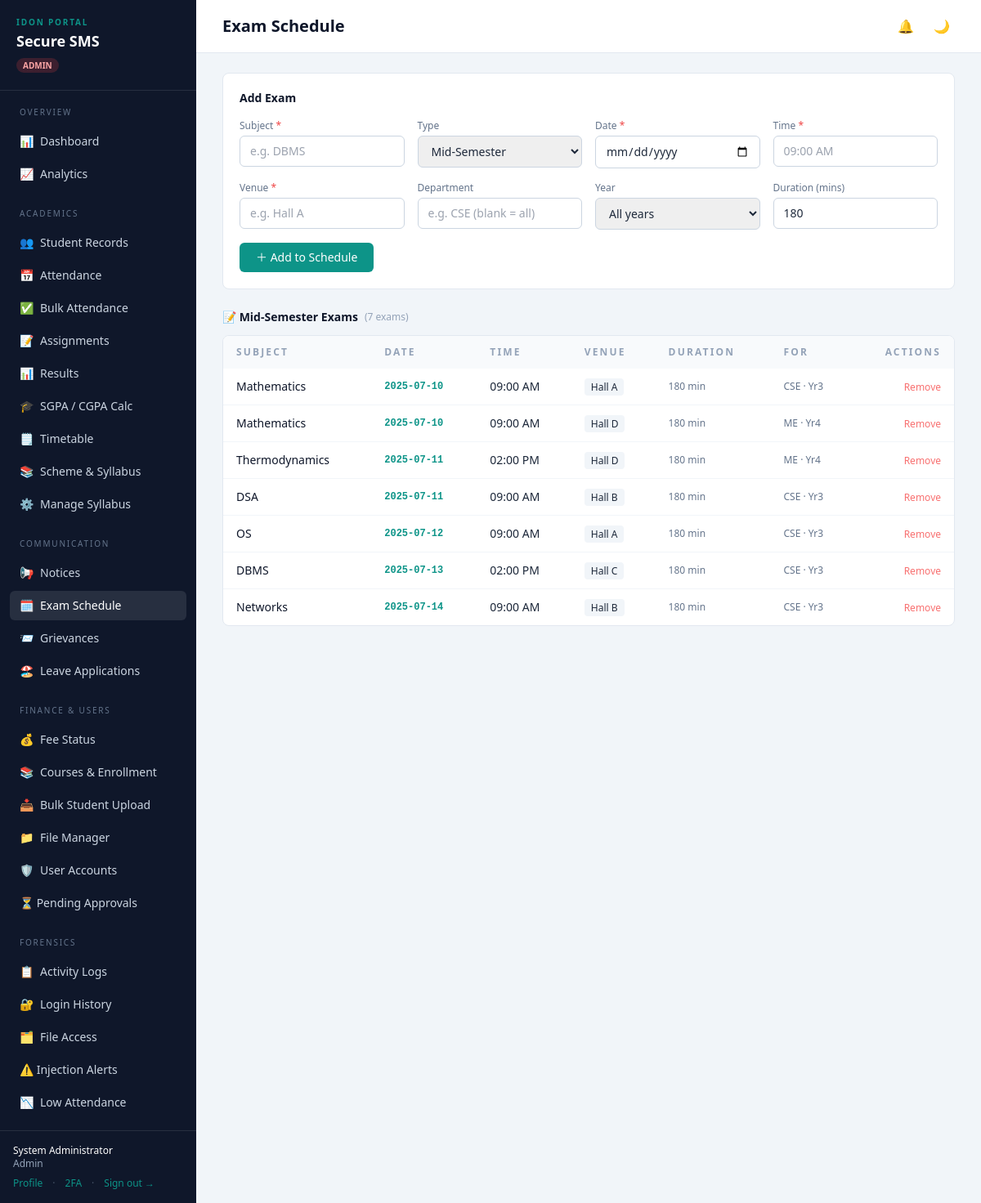
The page /exams (signed in) on the database its author committed.
### tables this page shows
CREATE TABLE users (
    id              INTEGER PRIMARY KEY AUTOINCREMENT,
    username        TEXT UNIQUE NOT NULL,
    email           TEXT UNIQUE NOT NULL,
    password_hash   TEXT NOT NULL,
    role            TEXT NOT NULL CHECK(role IN ('admin','faculty','student')),
    full_name       TEXT NOT NULL,
    contact_no      TEXT,
    branch          TEXT,
    university      TEXT,
    year            INTEGER,
    profile_complete INTEGER NOT NULL DEFAULT 0,
    is_active       INTEGER NOT NULL DEFAULT 1,
    created_at      DATETIME DEFAULT CURRENT_TIMESTAMP
, address TEXT, dob TEXT, guardian_name TEXT, emergency_contact TEXT, totp_secret TEXT, totp_enabled INTEGER DEFAULT 0, status TEXT DEFAULT 'active');

CREATE TABLE exam_schedule (
    id            INTEGER PRIMARY KEY AUTOINCREMENT,
    subject       TEXT NOT NULL,
    exam_type     TEXT NOT NULL DEFAULT 'midterm',
    exam_date     TEXT NOT NULL,
    exam_time     TEXT NOT NULL,
    venue         TEXT NOT NULL,
    department    TEXT,
    year          INTEGER,
    duration_mins INTEGER DEFAULT 180,
    created_by    INTEGER REFERENCES users(id),
    created_at    DATETIME DEFAULT CURRENT_TIMESTAMP
);

### app.py (the view)
@app.route("/exams")
@login_required
def exam_schedule():
    u = current_user()
    if u["role"] == "student":
        user_db = query_one("SELECT branch, year FROM users WHERE id = ?", (u["id"],))
        rows = query_all(
            "SELECT e.*, us.full_name created_by_name FROM exam_schedule e "
            "LEFT JOIN users us ON e.created_by = us.id "
            "WHERE (e.department IS NULL OR e.department = '' OR e.department = ?) "
            "  AND (e.year IS NULL OR e.year = 0 OR e.year = ?) "
            "ORDER BY e.exam_date ASC, e.exam_time ASC",
            (user_db["branch"] or "", user_db["year"] or 0)
        )
    else:
        rows = query_all(
            "SELECT e.*, us.full_name created_by_name FROM exam_schedule e "
            "LEFT JOIN users us ON e.created_by = us.id "
            "ORDER BY e.exam_date ASC, e.exam_time ASC"
        )
    fz.log_activity(request, u, "view", "exam_schedule")
    return render_template("exam_schedule.html", exams=rows)

### templates/exam_schedule.html (shortened to what this page needs)
{% extends "base.html" %}
{% block heading %}Exam Schedule{% endblock %}
{% block content %}
{% if user.role in ('admin','faculty') %}
<div class="bg-white rounded-lg border border-slate-200 p-5 mb-6">
  <h2 class="text-sm font-semibold text-ink mb-4">Add Exam</h2>
  <form method="post" action="{{ url_for('exam_create') }}" class="grid grid-cols-2 lg:grid-cols-4 gap-4">
    <div>
      <label class="block text-xs font-medium text-slate-500 mb-1">Subject <span class="text-red-500">*</span></label>
      <input name="subject" required placeholder="e.g. DBMS"
             class="w-full rounded-md border border-slate-300 px-3 py-2 text-sm focus:border-signal focus:ring-1 focus:ring-signal outline-none">
    </div>
    <div>
      <label class="block text-xs font-medium text-slate-500 mb-1">Type</label>
      <select name="exam_type" class="w-full rounded-md border border-slate-300 px-3 py-2 text-sm focus:border-signal outline-none">
        <option value="midterm">Mid-Semester</option>
      </select>
    </div>
    <div>
      <label class="block text-xs font-medium text-slate-500 mb-1">Date <span class="text-red-500">*</span></label>
      <input name="exam_date" type="date" required
             class="w-full rounded-md border border-slate-300 px-3 py-2 text-sm focus:border-signal outline-none">
    </div>
    <div>
      <label class="block text-xs font-medium text-slate-500 mb-1">Time <span class="text-red-500">*</span></label>
      <input name="exam_time" required placeholder="09:00 AM"
             class="w-full rounded-md border border-slate-300 px-3 py-2 text-sm focus:border-signal outline-none">
    </div>
    <div>
      <label class="block text-xs font-medium text-slate-500 mb-1">Venue <span class="text-red-500">*</span></label>
      <input name="venue" required placeholder="e.g. Hall A"
             class="w-full rounded-md border border-slate-300 px-3 py-2 text-sm focus:border-signal outline-none">
    </div>
    <div>
      <label class="block text-xs font-medium text-slate-500 mb-1">Department</label>
      <input name="department" placeholder="e.g. CSE (blank = all)"
             class="w-full rounded-md border border-slate-300 px-3 py-2 text-sm focus:border-signal outline-none">
    </div>
    <div>
      <label class="block text-xs font-medium text-slate-500 mb-1">Year</label>
      <select name="year" class="w-full rounded-md border border-slate-300 px-3 py-2 text-sm focus:border-signal outline-none">
        <option value="">All years</option>
      </select>
    </div>
    <div>
      <label class="block text-xs font-medium text-slate-500 mb-1">Duration (mins)</label>
      <input name="duration_mins" type="number" value="180" min="30"
             class="w-full rounded-md border border-slate-300 px-3 py-2 text-sm focus:border-signal outline-none">
    </div>
    <div class="col-span-2 lg:col-span-4">
      <button class="bg-signal hover:bg-teal-700 text-white text-sm font-medium px-5 py-2 rounded-md transition">
        ＋ Add to Schedule
      </button>
    </div>
  </form>
</div>
{% endif %}
{% if exams %}
{% set types = exams | map(attribute='exam_type') | unique | list %}
{% for etype in ['midterm','endsem','quiz','practical','viva'] %}
  {% set group = exams | selectattr('exam_type','equalto',etype) | list %}
  {% if group %}
  <div class="mb-6">
    {% set type_labels = {'midterm':'Mid-Semester Exams','endsem':'End-Semester Exams','quiz':'Quizzes','practical':'Practicals','viva':'Viva'} %}
    <h2 class="text-sm font-semibold text-ink mb-3 flex items-center gap-2">
      📝 {{ type_labels.get(etype, etype | title) }}
      <span class="text-xs text-slate-400 font-normal">({{ group|length }} exam{{ 's' if group|length!=1 else '' }})</span>
    </h2>
    <div class="bg-white rounded-lg border border-slate-200 overflow-hidden">
      <table class="w-full text-sm evidence">
        <thead class="bg-slate-50 text-left text-xs uppercase eyebrow text-slate-400">
          <tr>
            <th class="px-4 py-3 font-semibold">Subject</th>
            <th class="px-4 py-3 font-semibold">Date</th>
            <th class="px-4 py-3 font-semibold">Time</th>
            <th class="px-4 py-3 font-semibold">Venue</th>
            <th class="px-4 py-3 font-semibold">Duration</th>
            {% if user.role in ('admin','faculty') %}
            <th class="px-4 py-3 font-semibold">For</th>
            <th class="px-4 py-3 font-semibold text-right">Actions</th>
            {% endif %}
          </tr>
        </thead>
        <tbody class="divide-y divide-slate-100">
          {% for e in group %}
          <tr class="hover:bg-slate-50">
            <td class="px-4 py-3 font-medium text-ink">{{ e.subject }}</td>
            <td class="px-4 py-3 font-mono text-xs font-semibold text-signal">{{ e.exam_date }}</td>
            <td class="px-4 py-3">{{ e.exam_time }}</td>
            <td class="px-4 py-3"><span class="px-2 py-0.5 bg-slate-100 rounded text-xs">{{ e.venue }}</span></td>
            <td class="px-4 py-3 text-xs text-slate-500">{{ e.duration_mins }} min</td>
            {% if user.role in ('admin','faculty') %}
            <td class="px-4 py-3 text-xs text-slate-500">
              {{ e.department or 'All' }}{% if e.year and e.year > 0 %} · Yr{{ e.year }}{% endif %}
            </td>
            <td class="px-4 py-3 text-right">
              <form method="post" action="{{ url_for('exam_delete', eid=e.id) }}"
                    onsubmit="return confirm('Remove this exam?')" class="inline">
                <button class="text-red-400 hover:text-red-600 text-xs hover:underline">Remove</button>
              </form>
            </td>
            {% endif %}
          </tr>
          {% endfor %}
        </tbody>
      </table>
    </div>
  </div>
  {% endif %}
{% endfor %}
{% else %}
<div class="bg-white rounded-lg border border-slate-200 p-10 text-center text-slate-400">
  <p class="text-3xl mb-2">📅</p>
  <p class="text-sm">No exams scheduled yet.</p>
</div>
{% endif %}
{% endblock %}

### templates/base.html (shortened to what this page needs)
<!doctype html>
<html lang="en">
<head>
  <script src="https://cdn.tailwindcss.com"></script>
</head>
<body class="bg-slate-100 text-slate-800 min-h-screen">
{% if user %}
<div class="flex min-h-screen">
  <aside class="w-60 shrink-0 bg-ink text-slate-300 flex flex-col">
    <div class="px-5 py-5 border-b border-white/10">
      <div class="eyebrow text-[10px] uppercase text-signal font-semibold">IDon Portal</div>
      <div class="text-white font-semibold text-lg leading-tight mt-1">Secure&nbsp;SMS</div>
      <div class="mt-1">
        {% if user.role == 'admin' %}
          <span class="text-[10px] bg-red-500/20 text-red-300 px-2 py-0.5 rounded-full font-semibold">ADMIN</span>
        {% elif user.role == 'faculty' %}
          <span class="text-[10px] bg-blue-500/20 text-blue-300 px-2 py-0.5 rounded-full font-semibold">FACULTY</span>
        {% else %}
          <span class="text-[10px] bg-teal-500/20 text-teal-300 px-2 py-0.5 rounded-full font-semibold">STUDENT</span>
        {% endif %}
      </div>
    </div>
    <nav class="flex-1 px-3 py-4 space-y-1 text-sm">
      {% macro nav(endpoint, label, icon='') %}
        <a href="{{ url_for(endpoint) }}"
           class="flex items-center gap-2 px-3 py-2 rounded-md hover:bg-white/5 hover:text-white transition
                  {{ 'nav-active' if request.endpoint == endpoint else '' }}">
          {% if icon %}<span>{{ icon }}</span>{% endif %}{{ label }}
        </a>
      {% endmacro %}
      {% if user.role == 'admin' %}
        <div class="eyebrow text-[10px] uppercase text-slate-500 px-3 pb-1">Overview</div>
        {{ nav('dashboard', 'Dashboard', '📊') }}
        {{ nav('student_analytics', 'Analytics', '📈') }}
        <div class="eyebrow text-[10px] uppercase text-slate-500 px-3 pt-4 pb-1">Academics</div>
        {{ nav('students', 'Student Records', '👥') }}
        {{ nav('attendance', 'Attendance', '📅') }}
        {{ nav('attendance_bulk_mark', 'Bulk Attendance', '✅') }}
        {{ nav('assignments', 'Assignments', '📝') }}
        {{ nav('results', 'Results', '📊') }}
        {{ nav('sgpa', 'SGPA / CGPA Calc', '🎓') }}
        {{ nav('timetable', 'Timetable', '🗒️') }}
        {{ nav('syllabus.index', 'Scheme & Syllabus', '📚') }}
        {{ nav('syllabus.admin_index', 'Manage Syllabus', '⚙️') }}
        <div class="eyebrow text-[10px] uppercase text-slate-500 px-3 pt-4 pb-1">Communication</div>
        {{ nav('notices', 'Notices', '📢') }}
        {{ nav('exam_schedule', 'Exam Schedule', '🗓️') }}
        {{ nav('grievances', 'Grievances', '📨') }}
        {{ nav('leaves', 'Leave Applications', '🏖️') }}
        <div class="eyebrow text-[10px] uppercase text-slate-500 px-3 pt-4 pb-1">Finance & Users</div>
        {{ nav('fee_status', 'Fee Status', '💰') }}
        {{ nav('courses', 'Courses & Enrollment', '📚') }}
        {{ nav('bulk_upload_students', 'Bulk Student Upload', '📥') }}
        {{ nav('files', 'File Manager', '📁') }}
        {{ nav('users_list', 'User Accounts', '🛡️') }}
        <a href="{{ url_for('pending_users') }}"
           class="flex items-center justify-between px-3 py-2 rounded-md hover:bg-white/5 hover:text-white transition
                  {{ 'nav-active' if request.endpoint == 'pending_users' else '' }}">
          <span class="flex items-center gap-2">⏳ Pending Approvals</span>
        </a>
        <div class="eyebrow text-[10px] uppercase text-slate-500 px-3 pt-4 pb-1">Forensics</div>
        {{ nav('audit_activity', 'Activity Logs', '📋') }}
        {{ nav('audit_logins', 'Login History', '🔐') }}
        {{ nav('audit_files', 'File Access', '🗂️') }}
        <a href="{{ url_for('audit_alerts') }}"
           class="flex items-center justify-between px-3 py-2 rounded-md hover:bg-white/5 hover:text-white transition
                  {{ 'nav-active' if request.endpoint == 'audit_alerts' else '' }}">
          <span class="flex items-center gap-2">⚠️ Injection Alerts</span>
        </a>
        {{ nav('low_attendance_report', 'Low Attendance', '📉') }}
      {% endif %}
    </nav>
    <div class="px-4 py-4 border-t border-white/10 text-xs">
      <div class="text-white font-medium">{{ user.full_name }}</div>
      <div class="text-slate-400 capitalize">{{ user.role }}</div>
      <div class="flex gap-3 mt-2">
        <a href="{{ url_for('profile') }}" class="text-signal hover:text-teal-300">Profile</a>
        <span class="text-slate-600">·</span>
        <a href="{{ url_for('twofa_setup') }}" class="text-signal hover:text-teal-300">2FA</a>
        <span class="text-slate-600">·</span>
        <a href="{{ url_for('logout') }}" class="text-signal hover:text-teal-300">Sign out →</a>
      </div>
    </div>
  </aside>
  <div class="flex-1 flex flex-col min-w-0">
    <header class="bg-white border-b border-slate-200 px-8 py-4">
      <div class="max-w-[1400px] mx-auto flex items-center justify-between">
      <h1 class="text-xl font-semibold text-ink">{% block heading %}{% endblock %}</h1>
      <div class="flex items-center gap-3">
        <div class="relative">
          <button id="notif-bell-btn" title="Notifications" onclick="toggleNotifDropdown()"
                  class="relative w-8 h-8 rounded-full flex items-center justify-center hover:bg-slate-100 transition text-slate-500 hover:text-slate-800">
            <span>🔔</span>
          </button>
        </div>
        <button id="theme-toggle" title="Toggle dark mode"
                onclick="toggleTheme()"
                class="w-8 h-8 rounded-full flex items-center justify-center hover:bg-slate-100 transition text-slate-500 hover:text-slate-800">
          <span id="theme-icon">🌙</span>
        </button>
      </div>
      </div>
    </header>
    <main class="flex-1 px-8 py-6">
      <div class="max-w-[1400px] mx-auto">
      {% block content %}{% endblock %}
      </div>
    </main>
  </div>
</div>
{% else %}
  {% block auth %}{% endblock %}
{% endif %}
</body>
</html>

### rows shown on the page
users: full_name "System Administrator"
exam_schedule: exam_type "midterm" (drawn), subject "Mathematics", exam_date "2025-07-10", exam_time "09:00 AM", venue "Hall A", duration_mins "180", department "CSE", year "3"
exam_schedule: subject "Mathematics", exam_date "2025-07-10", exam_time "09:00 AM", venue "Hall D", duration_mins "180", department "ME", year "4"
exam_schedule: subject "Thermodynamics", exam_date "2025-07-11", exam_time "02:00 PM", venue "Hall D", duration_mins "180", department "ME", year "4"
exam_schedule: subject "DSA", exam_date "2025-07-11", exam_time "09:00 AM", venue "Hall B", duration_mins "180", department "CSE", year "3"
exam_schedule: subject "OS", exam_date "2025-07-12", exam_time "09:00 AM", venue "Hall A", duration_mins "180", department "CSE", year "3"
exam_schedule: subject "DBMS", exam_date "2025-07-13", exam_time "02:00 PM", venue "Hall C", duration_mins "180", department "CSE", year "3"
exam_schedule: subject "Networks", exam_date "2025-07-14", exam_time "09:00 AM", venue "Hall B", duration_mins "180", department "CSE", year "3"

### other values the page prints
{{ icon }} "📊 📈 👥 📅 ✅ 📝 📊 🎓 🗒️ 📚 ⚙️ 📢 🗓️ 📨 🏖️ 💰 📚 📥 📁 🛡️ 📋 🔐 🗂️ 📉"
{{ user.role }} "Admin"
{{ type_labels.get(etype, etype | title) }} "Mid-Semester Exams"
{{ group|length }} "7"
{{ 's' if group|length!=1 else '' }} "s"
